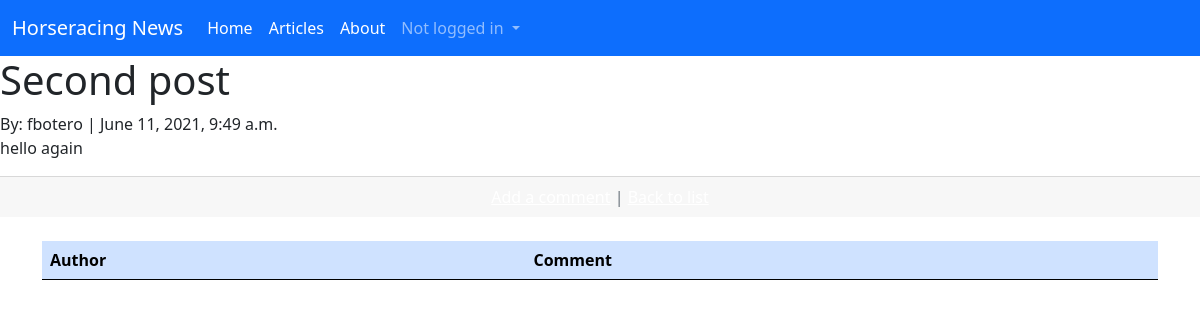
/articles/4/, run on an earlier commit of the app's database.
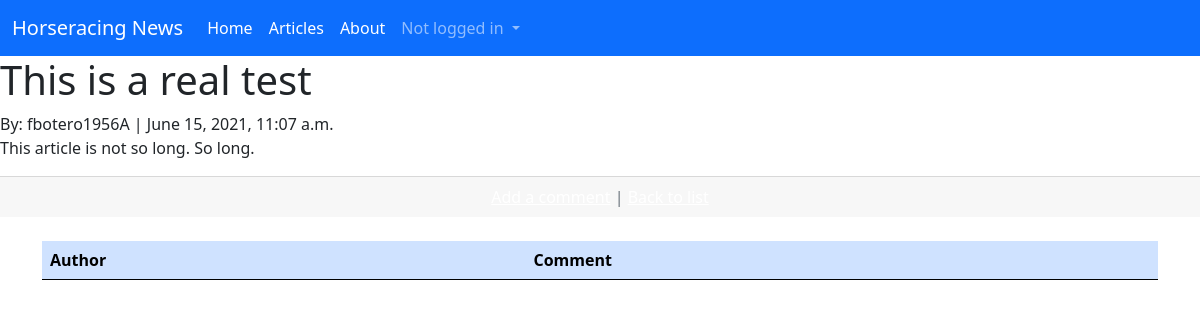
And on a later commit of the database.
### articles/models.py (models this page shows, shortened)
class Article(models.Model):
    title = models.CharField(max_length=255)
    body = models.TextField()
    date = models.DateTimeField(auto_now_add=True)
    author = models.ForeignKey(
       get_user_model(),
       on_delete=models.CASCADE,
        )

### accounts/models.py (models this page shows)
class CustomUser(AbstractUser):
    age = models.PositiveIntegerField(null=True, blank=True)

### articles/views.py (the view)
# urls.py: path('<int:pk>/', ArticleDetailView.as_view(), name='article_detail'),
class ArticleDetailView(DetailView):
    model = Article
    template_name = 'article_detail.html'

### templates/article_detail.html (shortened to what this page needs)
{% extends 'base.html' %}
{% block content %}
    <div class="article_detail">
        <h1>{{ article.title }}</h1>
        <span>   By:  {{ article.author }}  |  {{ article.date }}</span>
        <p>{{ article.body }}</p>
        <div class="card-footer text-center text-muted">
            <a href="{% url 'article_add_comment' article.pk %}"">Add a comment</a> |
            <a href="{% url 'article_list' %}"">Back to list</a>
        </div>
        <br>
        <div class="container">
        <table class="table table-primary table-striped">
            <thead>
              <tr>
                <th scope="col">Author</th>
                <th scope="col">Comment</th>
              </tr>
            </thead>
          </table>
        </div>
    </div>
{% endblock content %}

What changed in the data, as far as the page shows it:
changed Article: title "Second post" → "This is a real test"; author "fbotero" → "fbotero1956A"; date "June 11, 2021, 9:49 a.m." → "June 15, 2021, 11:07 a.m."; body "hello again" → "This article is not so long. So long."
